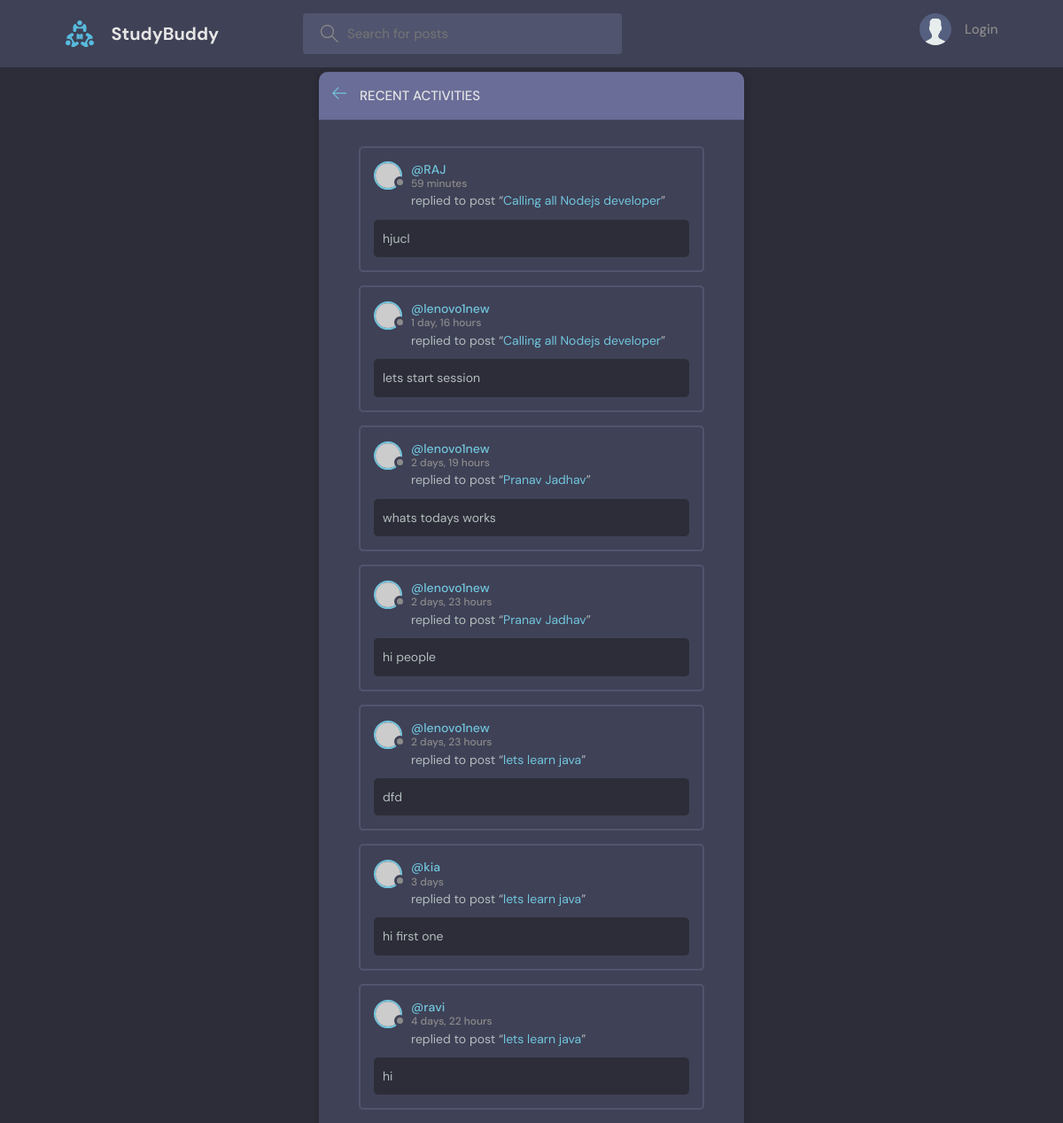
The page /activity/ on the database its author committed.
### base/models.py (models this page shows, shortened)
class Message(models.Model):
    user = models.ForeignKey(User , on_delete=models.CASCADE) # here User have (one to many relationship )like a user can have multiple messages ,but multiple messages can have only one user
    room = models.ForeignKey(Room , on_delete=models.CASCADE) # here we connect [message to room] so here message is a child modle
    body = models.TextField () #contain messages
    updated = models.DateTimeField(auto_now=True)
    created = models.DateTimeField(auto_now_add=True)
    class Meta:
        ordering = ['-updated','-created']

class Room(models.Model):
    host = models.ForeignKey(User, on_delete=models.SET_NULL , null=True)
    topic = models.ForeignKey(Topic, on_delete=models.SET_NULL , null=True)
    name = models.CharField(max_length=200)  #thise variables name,description represent column in database
    description = models.TextField(null=True , blank=True)#null=True means thise filled cant be blank
    participants = models.ManyToManyField(User,related_name='participants',blank=True)
    updated = models.DateTimeField(auto_now=True)
    created = models.DateTimeField(auto_now_add=True)
    class Meta:
        ordering = ['-updated','-created'] #we are trying to make our newist oredr to display first
    def __str__(self):
        return self.name

### base/views.py (the view)
# urls.py: path('activity/', views.activityPage, name='activity'),
def activityPage(request):
    room_messages = Message.objects.all()
    return render(request,'activity.html',{'room_messages':room_messages})

### base/templates/activity.html (shortened to what this page needs)
{% extends 'main.html' %}
{% block content%}
    <main class="layout">
      <div class="container">
        <div class="layout__box">
          <div class="layout__boxHeader">
            <div class="layout__boxTitle">
              <a href="{% url 'home' %}">
                <svg version="1.1" xmlns="http://www.w3.org/2000/svg" width="32" height="32" viewBox="0 0 32 32">
                  <title>arrow-left</title>
                  <path
                    d="M13.723 2.286l-13.723 13.714 13.719 13.714 1.616-1.611-10.96-10.96h27.625v-2.286h-27.625l10.965-10.965-1.616-1.607z"
                  ></path>
                </svg>
              </a>
              <h3>Recent Activities</h3>
            </div>
          </div>
          <div class="activities-page layout__body">
            {% for message in room_messages %}
             <div class="activities__box">
               <div class="activities__boxHeader roomListRoom__header">
                <a href="{% url 'user-profile' message.user.id %}" class="roomListRoom__author">
                  <div class="avatar avatar--small">
                     <img src="https://randomuser.me/api/portraits/women/11.jpg" />
                  </div>
                 <p>
                  @{{message.user}}
                  <span>{{message.created|timesince}}</span>
                 </p>
              </a>
            </div>
            <div class="activities__boxContent">
              <p>replied to post “<a href="{% url 'room' message.room.id%}">{{message.room}}</a>”</p>
              <div class="activities__boxRoomContent">
                {{message.body}}
              </div>
            </div>
          </div>
          {% endfor %}
          </div>
        </div>
      </div>
    </main>
{% endblock %}

### base/static/style/style.css (style rules this page uses)
:root { --color-main: #71c6dd; --color-main-light: #e1f6fb; --color-dark: #3f4156; --color-dark-medium: #51546e; --color-dark-light: #696d97; --color-light: #e5e5e5; --color-gray: #8b8b8b; --color-light-gray: #b2bdbd; --color-bg: #2d2d39; --color-success: #5dd693; --color-error: #fc4b0b; }
* { font-family: "DM Sans", -apple-system, BlinkMacSystemFont, "Segoe UI", Roboto, Oxygen, Ubuntu, Cantarell, "Open Sans", "Helvetica Neue", sans-serif; margin: 0; padding: 0; box-sizing: border-box; text-rendering: optimizeLegibility; font-size: inherit; }
html { font-size: 56.25%; }
@media only screen and (min-width: 1200px) { html { font-size: 62.5%; } }
body { line-height: 1.6; font-weight: 400; font-size: 1.5rem; color: var(--color-light-gray); background-color: var(--color-bg); min-height: 100vh; }
img { width: 100%; }
a { display: inline-block; color: var(--color-main); text-decoration: none; }
.container { max-width: 120rem; width: 90%; margin: auto; }
.avatar { position: relative; display: inline-block; border-radius: 50%; border: 2px solid var(--color-main); }
.avatar img { display: block; border-radius: 50%; object-fit: cover; object-position: center; }
.avatar::after { content: ""; display: block; position: absolute; background-color: var(--color-gray); z-index: 111; border-radius: 50%; border: 0.3rem solid var(--color-dark); }
.avatar.avatar--small img { width: 2.8rem; height: 2.8rem; }
.avatar.avatar--small:after { width: 0.7rem; height: 0.7rem; bottom: 0px; right: -6px; }
.layout { margin-top: 2.4rem; }
.layout > .container { display: flex; justify-content: space-between; align-items: flex-start; }
.layout__box { width: 90%; max-width: 48rem; min-height: 40rem; position: absolute; top: 50%; left: 50%; transform: translate(-50%, -46%); background-color: var(--color-dark); border-radius: 1rem; box-shadow: 1px 1px 6px 3px rgba(0, 0, 0, 0.1); overflow: hidden; }
.layout__boxHeader { display: flex; padding: 1.5rem; background-color: var(--color-dark-light); }
.layout__boxTitle { display: flex; gap: 1.5rem; align-items: center; }
.layout__boxTitle h3 { text-transform: uppercase; font-weight: 500; color: var(--color-light); }
.layout__boxTitle svg { width: 1.6rem; height: 1.6rem; fill: var(--color-main); }
.layout__body { margin: 3rem; }
.roomListRoom__header { display: flex; justify-content: space-between; align-items: center; }
.roomListRoom__author { font-weight: 500; display: flex; align-items: center; gap: 1rem; }
.activities__box { margin: 1.5rem; padding: 1.5rem; border: 2px solid var(--color-dark-medium); border-radius: 5px; }
.activities__boxHeader p { font-size: 1.4rem; line-height: 1.3; }
.activities__boxHeader p span { color: var(--color-gray); font-size: 1.2rem; display: block; }
.activities__boxContent { margin-left: 4.2rem; }
.activities__boxContent { font-size: 1.4rem; }
.activities__boxRoomContent { background: var(--color-bg); padding: 1rem; border-radius: 5px; margin-top: 1rem; margin-left: -4.2rem; }

### rows shown on the page
Message: user "RAJ", created "59 minutes", room "Calling all Nodejs developer", body "hjucl"
Message: user "lenovo1new", created "1 day, 16 hours", room "Calling all Nodejs developer", body "lets start session"
Message: user "lenovo1new", created "2 days, 19 hours", room "Pranav Jadhav", body "whats todays works"
Message: user "lenovo1new", created "2 days, 23 hours", room "Pranav Jadhav", body "hi people"
Message: user "lenovo1new", created "2 days, 23 hours", room "lets learn java", body "dfd"
Message: user "kia", created "3 days", room "lets learn java", body "hi first one"
Message: user "ravi", created "4 days, 22 hours", room "lets learn java", body "hi"
